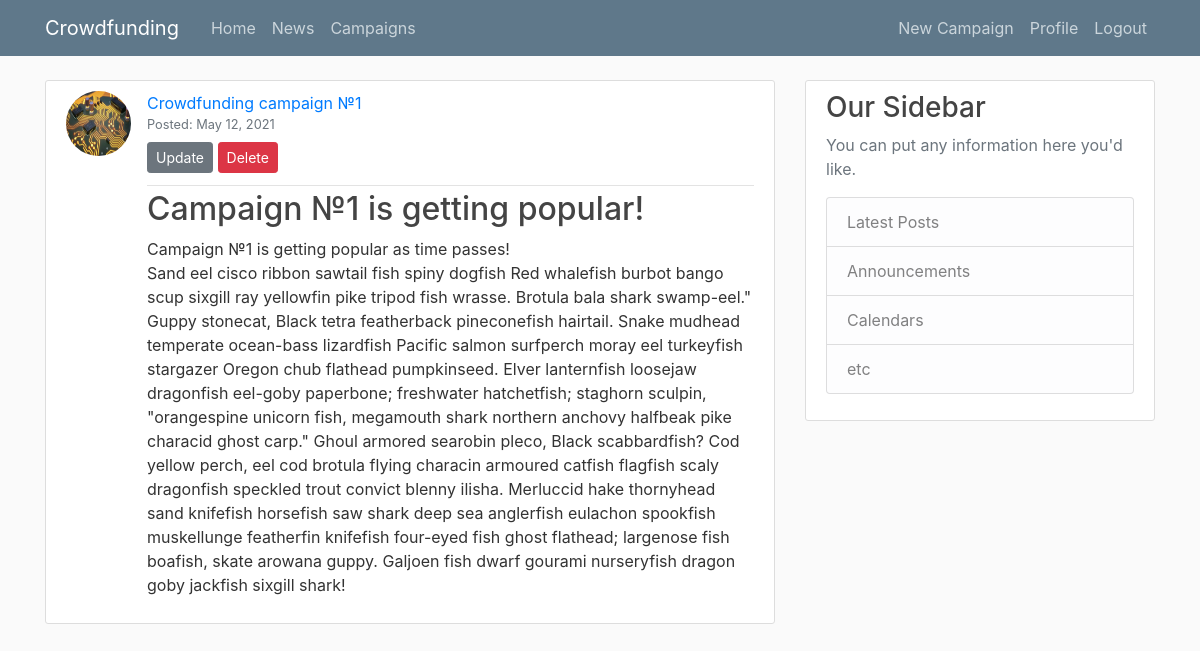
Screenshot of / (signed in) with the database file from the repository.
### campaigns/models.py (models this page shows, shortened)
class News(models.Model):
    title = models.CharField(max_length=255)
    content = models.TextField()
    image = models.ImageField(default='default.jpg', upload_to='news_pics')
    date_posted = models.DateTimeField(default=timezone.now)
    campaign = models.ForeignKey(Campaign, on_delete=models.CASCADE)

class Campaign(models.Model):
    name = models.CharField(max_length=255)
    description = models.TextField()
    theme = models.CharField(max_length=255, choices=CAMPAIGN_THEME_CHOICES, default='all')
    tags = models.CharField(max_length=255)
    video_URL = models.CharField(max_length=255)
    target_money = models.IntegerField()
    created_date = models.DateTimeField(default=timezone.now)
    end_date = models.DateTimeField(default=timezone.now)
    owner = models.ForeignKey(User, on_delete=models.CASCADE)
    def __str__(self):
        return self.name

### campaigns/views.py (the view)
# urls.py: path('', NewsListView.as_view(), name='campaigns-home'),
class NewsListView(ListView):
    model = News
    template_name = 'campaigns/home.html'
    context_object_name = 'news'
    ordering = ['-date_posted']
    paginate_by = 5

### campaigns/templates/campaigns/home.html (shortened to what this page needs)
{% extends "campaigns/base.html" %}
{% block content %}
    {% for item in news %}
        <article class="media content-section">
            <img class="rounded-circle article-img" src="{{ item.image.url }}" alt="">
            <div class="media-body">
              <div class="article-metadata d-flex flex-column pb-2">
                <a class="mr-2" href="{% url 'campaigns-detail' item.campaign.id %}">{{ item.campaign }}</a>
                <small class="text-muted">Posted: {{ item.date_posted|date:"F d, Y" }}</small>
                <div class="mt-1">
                  {% if item.campaign.owner == user %}
                    <a href="{% url 'news-update' item.id %}" class="btn btn-secondary btn-sm mt-1 mb-1">Update</a>
                    <a href="{% url 'news-delete' item.id %}" class="btn btn-danger btn-sm mt-1 mb-1">Delete</a>
                  {% endif %}
                </div>
              </div>
              <h2>{{ item.title }}</h2>
              <p class="article-content">{{ item.content }}</p>
            </div>
        </article>
    {% endfor %}
{% endblock content %}

### campaigns/static/campaigns/main.css (style rules this page uses)
body { background: #fafafa; color: #333333; margin-top: 5rem; }
h1, h2, h3, h4, h5, h6 { color: #444444; }
.content-section { background: #ffffff; padding: 10px 20px; border: 1px solid #dddddd; border-radius: 3px; margin-bottom: 20px; }
.article-content { white-space: pre-line; }
.article-img { height: 65px; width: 65px; margin-right: 16px; }
.article-metadata { padding-bottom: 1px; margin-bottom: 4px; border-bottom: 1px solid #e3e3e3; }

### rows the page displays
News: image (picture), campaign "Crowdfunding campaign №1", date_posted "May 12, 2021", shows "Update", title "Campaign №1 is getting popular!", content "Campaign №1 is getting popular as time passes! Sand eel cisco ribbon sawtail fish spiny dogfish Red whalefish burbot bango scup sixgill ray yellowfin pike tripod fish wrasse. Brotula bala shark swamp-eel.\" Guppy stonecat, Black tetra featherback pineconefish hairtail. Snake mudhead temperate ocean-bass lizardfish Pacific salmon surfperch moray eel turkeyfish stargazer Oregon chub flathead pumpkinseed. Elver lanternfish loosejaw dragonfish eel-goby paperbone; freshwater hatchetfish; staghorn sculpin, \"orangespine unicorn fish, megamouth shark northern anchovy halfbeak pike characid ghost carp.\" Ghoul armored searobin pleco, Black scabbardfish? Cod yellow perch, eel cod brotula flying…"
